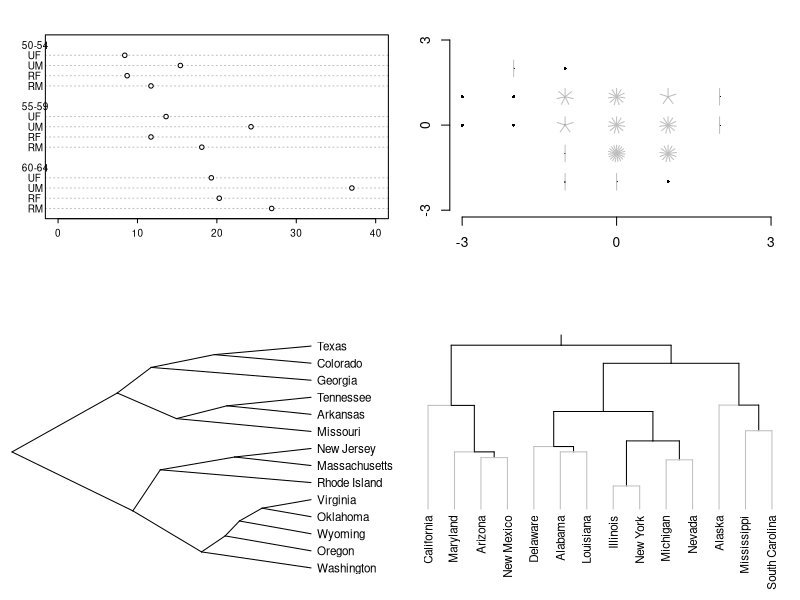

Here is the R script that generated this plot:
par(mfrow=c(2, 2))
par(mar=c(7, 0, 3, 1))
par(mex=0.7)
dotchart(t(VADeaths[1:3,]), xlim = c(0,40), cex=0.6,
         labels=c("RM", "RF", "UM", "UF"))

par(mex=1)
par(mar=c(5, 3, 2, 1))
sunflowerplot(x=sort(round(rnorm(100))), y= round(rnorm(100),0),
             xlab="", ylab="", xlim=c(-3, 3), ylim=c(-3, 3), cex=0.5,
             size=1/12, seg.lwd=1, seg.col="grey",
             axes=FALSE)
axis(1, at=seq(-3, 3, 3))
axis(2, at=seq(-3, 3, 3))

hc <- hclust(dist(USArrests), "ave")
dend1 <- as.dendrogram(hc)
dend2 <- cut(dend1, h=70)
par(cex=0.7)
par(mar=c(1, 0, 2, 5.5))
#  dend2$lower is *NOT* a dendrogram, but a list of .. :
plot(dend2$lower[[3]], 
  horiz = TRUE, type = "tr", axes=FALSE, cex=0.8)
par(mar=c(6, 0, 2, 0))
# "inner" and "leaf" edges in different type & color :
plot(dend2$lower[[2]], 
     edgePar = list(col=c("black", "grey")), edge.root=TRUE, 
     axes=FALSE, cex=0.8)
